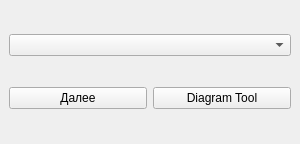
<?xml version="1.0" encoding="UTF-8"?>
<ui version="4.0">
 <class>ModelsDockWidgetBase</class>
 <widget class="QDockWidget" name="ModelsDockWidgetBase">
  <property name="enabled">
   <bool>true</bool>
  </property>
  <property name="geometry">
   <rect>
    <x>0</x>
    <y>0</y>
    <width>300</width>
    <height>144</height>
   </rect>
  </property>
  <property name="minimumSize">
   <size>
    <width>185</width>
    <height>118</height>
   </size>
  </property>
  <property name="maximumSize">
   <size>
    <width>300</width>
    <height>524287</height>
   </size>
  </property>
  <property name="autoFillBackground">
   <bool>true</bool>
  </property>
  <property name="floating">
   <bool>false</bool>
  </property>
  <property name="windowTitle">
   <string>LightModels</string>
  </property>
  <widget class="QWidget" name="dockWidgetContents">
   <property name="enabled">
    <bool>true</bool>
   </property>
   <property name="maximumSize">
    <size>
     <width>1000</width>
     <height>16777215</height>
    </size>
   </property>
   <layout class="QGridLayout" name="gridLayout">
    <item row="5" column="0">
     <widget class="QPushButton" name="ok_button">
      <property name="enabled">
       <bool>true</bool>
      </property>
      <property name="sizePolicy">
       <sizepolicy hsizetype="Minimum" vsizetype="Fixed">
        <horstretch>0</horstretch>
        <verstretch>0</verstretch>
       </sizepolicy>
      </property>
      <property name="maximumSize">
       <size>
        <width>200</width>
        <height>16777215</height>
       </size>
      </property>
      <property name="baseSize">
       <size>
        <width>0</width>
        <height>0</height>
       </size>
      </property>
      <property name="text">
       <string>Далее</string>
      </property>
     </widget>
    </item>
    <item row="0" column="0" colspan="2">
     <widget class="QComboBox" name="model_comboBox">
      <property name="autoFillBackground">
       <bool>false</bool>
      </property>
      <property name="editable">
       <bool>false</bool>
      </property>
      <property name="currentText">
       <string/>
      </property>
      <property name="frame">
       <bool>true</bool>
      </property>
     </widget>
    </item>
    <item row="5" column="1">
     <widget class="QPushButton" name="pushButton">
      <property name="text">
       <string>Diagram Tool</string>
      </property>
     </widget>
    </item>
   </layout>
  </widget>
 </widget>
 <resources/>
 <connections/>
</ui>
